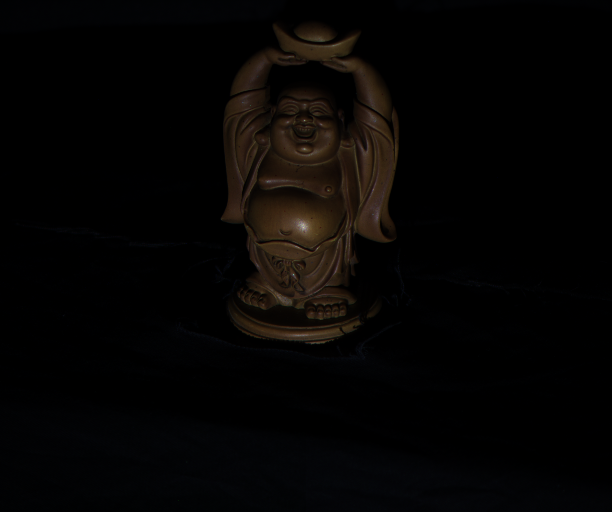
#> input picture Python/Dataset/id_pose_5_10_15_20/02001.png, 612 x 512 px, found by its file name
$ python mainSIFT.py
#> lines starting #> are read from the running program, lines starting #| are printed output that depends on the picture
### Temp/detectionPose/illumination.py
# Fonctions pour faire un prétraitement des images

import numpy as np

def illumination_correction(img1, img2, threshold=0.1):
    """
    Corrige l'illumination des images en les ajustant pour qu'elles aient la même moyenne.
    """
    if img1.shape != img2.shape:
        raise ValueError("Les images doivent être de la même taille.")

    # Calculer l'intensité moyenne de chaque image
    mean1 = np.mean(img1)
    mean2 = np.mean(img2)

    # Vérifier si la correction est nécessaire
    if np.abs(mean1 - mean2) < threshold:
        print("Aucune correction nécessaire.")
        return img1, img2

    # Calculer l'histogramme cumulé pour chaque image
    H1 = calculate_cumulative_histogram(img1)
    H2 = calculate_cumulative_histogram(img2)

    # Calculer le nouvel histogramme cumulé
    H_new = (H1 + H2) // 2

    # Calculer la fonction de transformation pour chaque image
    f1 = create_transformation_fonction(H1, H_new)
    f2 = create_transformation_fonction(H2, H_new)

    # Appliquer la transformation à chaque image
    img1_corrected = f1[img1]
    img2_corrected = f2[img2]

    return img1_corrected, img2_corrected


def calculate_cumulative_histogram(img):
    """
    Calcule l'histogramme cumulé d'une image.
    """
    hist, _ = np.histogram(img.flatten(), 256, [0, 256])
    return np.cumsum(hist)


def create_transformation_fonction(H, H_new):
    """
    Crée une fonction de transformation pour ajuster l'illumination d'une image.
    """
    return np.argmin(np.abs(H[:, np.newaxis] - H_new), axis=1).astype(np.uint8)

### Temp/detectionPose/mainSIFT.py
import cv2
import numpy as np
import matplotlib.pyplot as plt

from consts import *
import utils
import illumination

# Load the images
image1 = cv2.imread('./Dataset/id_pose_5_10_15_20/02001.png')
#> image1 is the input picture: shape (512, 612, 3); mean B, G, R 3.4, 4.3, 5.7
image2 = cv2.imread('./Dataset/id_pose_5_10_15_20/03005.png')
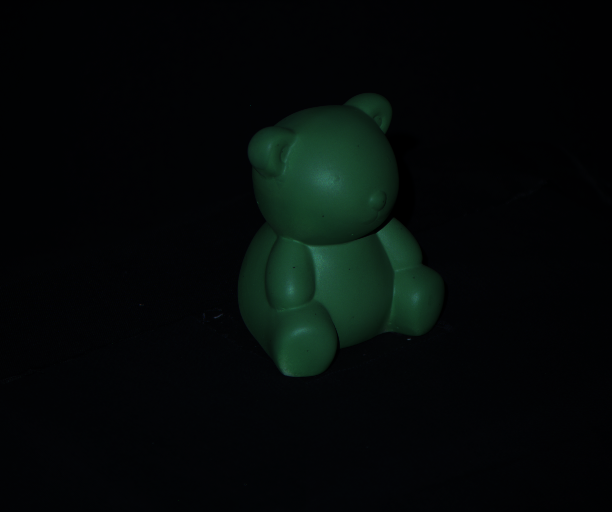
#> input picture Matlab/test_00/03005.png, 612 x 512 px, found by its file name
#> image2 is the input picture: shape (512, 612, 3); mean B, G, R 8.3, 9.3, 4.2

# Convert the training image to gray scale
training_gray1 = cv2.cvtColor(image1, cv2.COLOR_BGR2GRAY)
training_gray2 = cv2.cvtColor(image2, cv2.COLOR_BGR2GRAY)
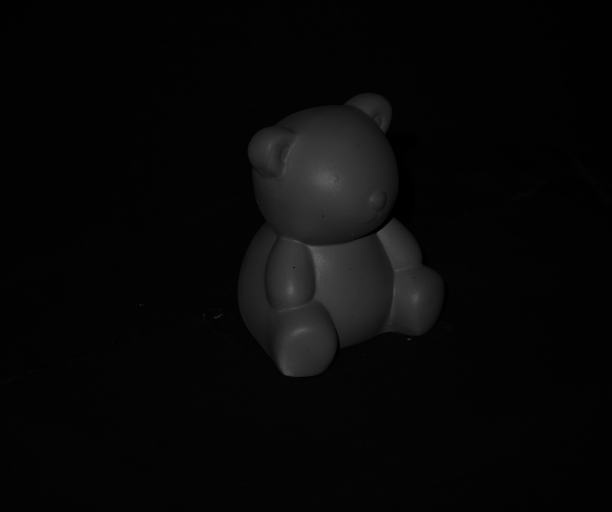
#> training_gray2: shape (512, 612); min 0, max 100, mean 7.8

training_gray1, training_gray2 = illumination.illumination_correction(training_gray1, training_gray2)
#> in illumination_correction, `mean1 = np.mean(img1)`: mean1 = 4.65
#> in illumination_correction, `mean2 = np.mean(img2)`: mean2 = 7.78
#> in calculate_cumulative_histogram, `hist, _ = np.histogram(img.flatten(), 256, [0, 256])`: hist = 256 values, max 190954 at index 0, min 0 at index 117, mean 1224
#> in illumination_correction, `H1 = calculate_cumulative_histogram(img1)`: H1 = 256 values from 190954 to 313344
#> in illumination_correction, `H2 = calculate_cumulative_histogram(img2)`: H2 = 256 values from 1401 to 313344
#> in illumination_correction, `H_new = (H1 + H2) // 2`: H_new = 256 values from 96177 to 313344
#> in illumination_correction, `f1 = create_transformation_fonction(H1, H_new)`: f1 = 256 values from 2 to 201
#> in illumination_correction, `f2 = create_transformation_fonction(H2, H_new)`: f2 = 256 values from 0 to 201
#> in illumination_correction, `img1_corrected = f1[img1]`:
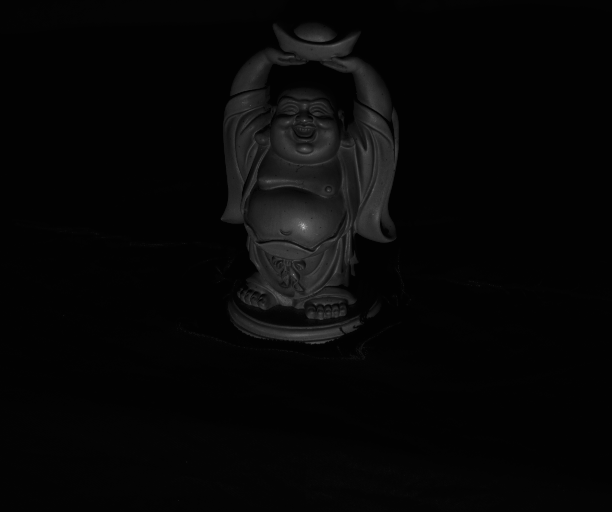
#> img1_corrected: shape (512, 612); min 2, max 201, mean 6.8

# Detect keypoints and create descriptors
sift = cv2.SIFT.create()

train_keypoints, train_descriptor = sift.detectAndCompute(training_gray1, None)
#> train_keypoints = 108 keypoints; strongest (x, y, size): (303, 226, 4.2), (318, 343, 1.9), (323, 342, 1.8), (365, 148, 2.6)
test_keypoints, test_descriptor = sift.detectAndCompute(training_gray2, None)
#> test_keypoints = 15 keypoints; strongest (x, y, size): (318, 259, 6.8), (320, 167, 65.8), (382, 234, 7), (384, 235, 9.8)

# Display keypoints
img1 = cv2.drawKeypoints(training_gray1, train_keypoints, training_gray1, flags=cv2.DRAW_MATCHES_FLAGS_DRAW_RICH_KEYPOINTS)
img2 = cv2.drawKeypoints(training_gray2, test_keypoints, training_gray2, flags=cv2.DRAW_MATCHES_FLAGS_DRAW_RICH_KEYPOINTS)
plt.figure()
plt.imshow(img1, cmap='gray')
plt.figure()
plt.imshow(img2, cmap='gray')
plt.show()

# Create a Brute Force Matcher object.
bf = cv2.BFMatcher(cv2.NORM_L1, crossCheck = True)

# Perform the matching between the ORB descriptors of the training image and the test image
matches = bf.match(train_descriptor, test_descriptor)
#> matches = 10 matches

# The matches with shorter distance are the ones we want.
matches = sorted(matches, key = lambda x : x.distance)

result = cv2.drawMatches(cv2.cvtColor(image1, cv2.COLOR_BGR2RGB), train_keypoints, cv2.cvtColor(image2, cv2.COLOR_BGR2RGB), test_keypoints, matches, training_gray2, flags = 2)
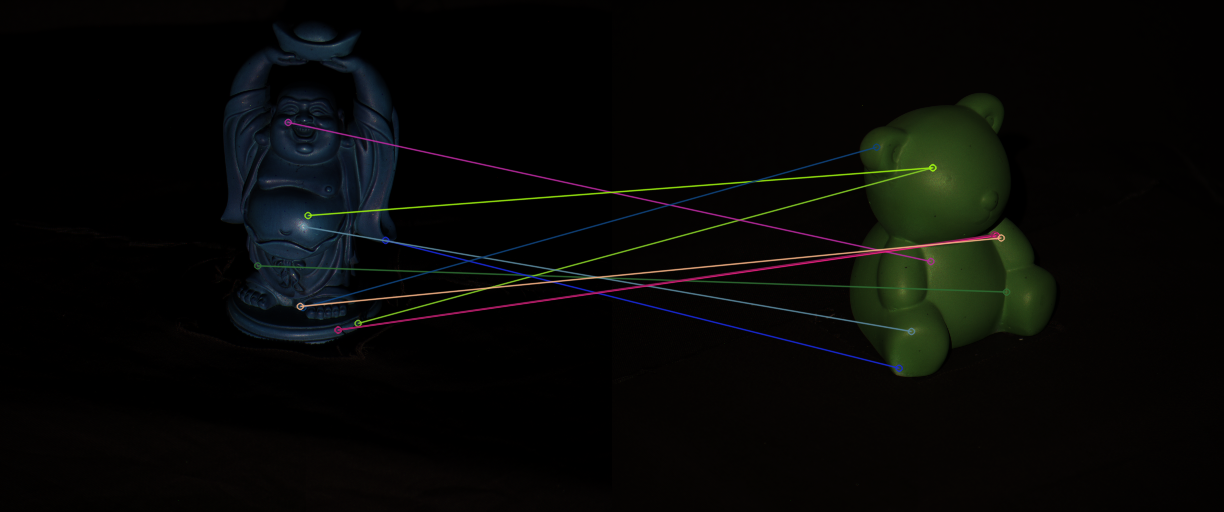
#> result: shape (512, 1224, 3); mean B, G, R 6.3, 8.2, 7.4

# Display the best matching points
plt.rcParams['figure.figsize'] = [14.0, 7.0]
plt.title('Best Matching Points')
plt.imshow(result)
plt.show()

# Print total number of matching points between the training and query images
print("\nNumber of Matching Keypoints Between The Training and Query Images: ", len(matches))
#| Number of Matching Keypoints Between The Training and Query Images:  10
